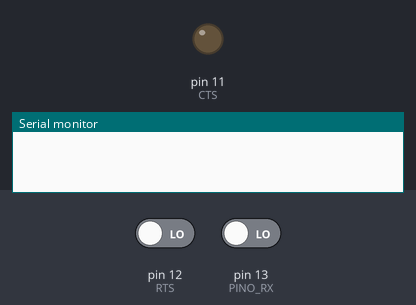
This program was run on a simulated Arduino Uno, built with avr-gcc and run on an emulated ATmega328P. On the bench: output pins drawn as LEDs (lit = HIGH), the last lines printed to the serial monitor. Inputs (shaded band) come from the test bench; at power-on: pin 12 (RTS) LOW, pin 13 (PINO_RX) LOW.

Above: at 1.2 s.
1.3 s: pin 12 (RTS) driven HIGH
At 2.0 s:
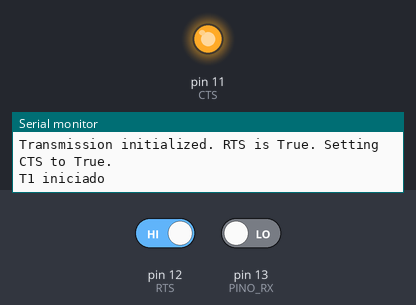
2.8 s: pin 12 (RTS) driven LOW
At 4.1 s:
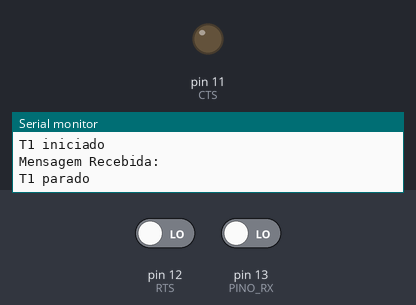
Timing chart, 0 to 5.8 s (numbered marks = the images above; inputs shaded):
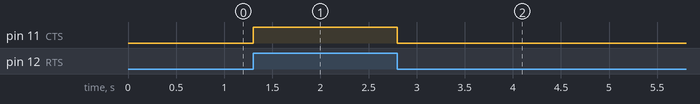

The program:

main.cpp
```cpp
#include "Arduino.h"

// Receptor - Paridade Par - Grupo

#define PINO_RX 13
#define PINO_TX 13
#define RTS 12  // emissor->receptor
#define CTS 11  // receptor->emissor
#define BAUD_RATE 1
#define HALF_BAUD 1000 / (2 * BAUD_RATE)

#include <Temporizador.h>

int current_bit = 0;  // bit sendo tratado durante a execução
bool flagTemporizador = false;
char currentChar = '\0';  // variável auxiliar para ler o carácter que está
                          // sendo transmitido durante a execução

int buffer[11];
bool stop_bit, parity, start_bit, check_pb;

bool bitParidade(char);
void transmissionError();
char interpretBuffer(int[]);

// Rotina de interrupção do timer1
// O que fazer toda vez que 1s passou?

// 0    1    2    3    4    5    6    7    8    9    10   (len = 11)
// SB  LSB   D2   D3   D4   D5   D6   D7   MSB  PB   EB
ISR(TIMER1_COMPA_vect) {
    // Primeira iteração
    if (current_bit == 0)
        while (digitalRead(PINO_RX) == HIGH) start_bit = digitalRead(PINO_RX);

    // verificando os dados
    else if (current_bit >= 1 && current_bit < 9)
        buffer[current_bit] = digitalRead(PINO_RX);

    // bit de paridade
    else if (current_bit == 9) {
        parity = digitalRead(PINO_RX);
        // check_pb = bitParidade(buffer);
        // if (!check_pb) {
        //     transmissionError() /
        // }
    }

    // verifica se houve o encerramento da transmissão
    else if (current_bit == 10) {
        stop_bit = digitalRead(PINO_RX);
        paraTemporizador();
    }
    //
    if (current_bit <= 10) {
        current_bit++;
    } else {
        current_bit = 0;
    }
}
int binaryToDecimal(char binaryNumber[]) {
    int bin, dec = 0;

    bin = atoi(binaryNumber);

    for (int i = 0; bin; i++, bin /= 10)
        if (bin % 10) dec += pow(2, i);

    return dec;
}

char interpretBuffer(int buffer[]) {
    char aux[8];
    // Swap data
    for (int i = 0; i < 8; i++) aux[i] = buffer[8 - i] + 48;
    // Get char
    char result = (char)binaryToDecimal(aux);
    // Verify data integrity
    if ((int)bitParidade(result) == buffer[9]) {
        Serial.println("Brabo");
        return result;
    } else {
        Serial.println("Not brabo");
        transmissionError();
        return (char)21;  // [NEGATIVE ACKNOWLEDGE]
    }
}

// int main(void) {

//   int buffer[11] = {0, 1, 1, 1, 1, 0, 1, 1, 0, 1, 1};

//   char s = interpretBuffer(buffer);

//   printf("%c", s);

//   return 0;
// }

// Calcula bit de paridade - Par ou impar
bool bitParidade(char dado) {
    int count = 0;
    for (int i = 0; i < 8; i++) {
        count += bitRead(dado, i);
    }
    return !(count % 2);  // par -> resto 0 -> complemento de 0 -> 1
}

// Para transmissão
void transmissionError() {
    Serial.println("Erro de transmissão: Bit de paridade");
    digitalWrite(CTS, LOW);
    paraTemporizador();
    current_bit = 0;
}

// Executada uma vez quando o Arduino reseta
void setup() {
    // Removendo as interrupções de clock
    noInterrupts();

    // Setando a porta serial (Serial Monitor - Ctrl + Shift + M)
    Serial.begin(9600);

    // Inicializando os pinos
    pinMode(PINO_RX, INPUT);

    // pins de handshake:
    pinMode(RTS, INPUT);
    pinMode(CTS, OUTPUT);

    digitalWrite(CTS, LOW);

    // Setando o temporizador
    configuraTemporizador(BAUD_RATE);

    // habilitando novamente interrupções
    interrupts();
}

// O loop() eh executado continuamente (como um while(true))
void loop() {
    // RTS em HIGH????
    if (digitalRead(RTS) == HIGH && digitalRead(CTS) == LOW) {
        Serial.println(
            "Transmission initialized. RTS is True. Setting CTS to True.");
        // Configura o contador de bit
        current_bit = 0;
        // Envia a confirmação do Request To Send
        if (digitalRead(CTS) == LOW) digitalWrite(CTS, HIGH);
        // Inicia a leitura
        iniciaTemporizador();
    }
    // Fim da transmissão
    else if (digitalRead(RTS) == LOW && digitalRead(CTS) == HIGH) {
        Serial.println("Mensagem Recebida: ");
        digitalWrite(CTS, LOW);
        paraTemporizador();
    }
}
```

Temporizador.h
```cpp
#include "Arduino.h"

void configuraTemporizador(int baud_rate) {
    int frequencia;
    frequencia = constrain(baud_rate, 1, 1500);
    // set timer1 interrupt
    TCCR1A = 0;  // set entire TCCR1A register to 0
    TCCR1B = 0;  // same for TCCR1B
    TCNT1 = 0;   // initialize counter value to 0
    // OCR1A = contador;// = (16*10^6) / (10*1024) - 1 (must be <65536)
    OCR1A = ((16 * pow(10, 6)) / (1024 * frequencia)) - 1;
    // turn on CTC mode (clear time on compare)
    TCCR1B |= (1 << WGM12);
    // Turn T1 off
    TCCR1B &= 0xF8;
    // Disable interrupts
    TIMSK1 = 0;
    TIFR1 = 0;
}

void iniciaTemporizador() {
    Serial.println("T1 iniciado");
    TCNT1 = 0;  // initialize counter value to 0
    TIFR1 = 0;
    // enable timer compare interrupt
    TIMSK1 |= (1 << OCIE1A);
    // Set CS10 and CS12 bits for 1024 prescaler
    TCCR1B |= (1 << CS12) | (1 << CS10);
}

void paraTemporizador() {
    Serial.println("T1 parado");
    // Turn T1 off
    TCCR1B &= 0xF8;
    TIMSK1 = 0;
}
```

transmiter.cpp
```cpp
// #include "Arduino.h"

// // GRUPO EMISSOR - PAR

// #define PINO_RX 13
// #define PINO_TX 13
// #define RTS 12  // emissor->receptor
// #define CTS 11  // receptor->emissor
// #define BAUD_RATE 1
// #define HALF_BAUD 1000 / (2 * BAUD_RATE)

// #include <Temporizador.h>

// int currentBit = -1;  // bit sendo tratado durante a execução
// bool flagTemporizador = false;
// char currentChar = '\0';  // variável auxiliar para ler o caracter que está
//                           // sendo transmitido durante a execução

// bool bitParidade(char);

// // Rotina de interrupcao do timer1
// // O que fazer toda vez que 1s passou?
// ISR(TIMER1_COMPA_vect) {
//     // Primeira itereção
//     if (currentBit == -1) digitalWrite(PINO_TX, HIGH);

//     // verificando os dados
//     else if (currentBit >= 0 && currentBit < 8)
//         digitalWrite(PINO_TX, bitRead(currentChar, currentBit) ? HIGH : LOW);

//     // bit de paridade
//     else if (currentBit == 8)
//         digitalWrite(PINO_TX, bitParidade(currentChar) ? HIGH : LOW);

//     // verifica se houve o encerramento da transmissão
//     else if (currentBit == 9)
//         digitalWrite(PINO_TX, HIGH);

//     else if (currentBit > 9) {
//         digitalWrite(RTS, LOW);
//         flagTemporizador = false;
//         paraTemporizador();
//     }

//     // se a transmissão não acabou, seguir para o próximo bit
//     if (currentBit <= 9) {
//         currentBit++;
//         Serial.print(digitalRead(PINO_TX));
//     }
// }

// // Calcula bit de paridade - Par ou impar
// bool bitParidade(char dado) {
//     int count = 0;
//     for (int i = 0; i < 8; i++) {
//         count += bitRead(dado, i);
//     }
//     return !(count % 2);  // par -> resto 0 -> complemento de 0 -> 1
// }

// // Executada uma vez quando o Arduino reseta
// void setup() {
//     // Removendo as interrupções de clock
//     noInterrupts();

//     // Setando a porta serial (Serial Monitor - Ctrl + Shift + M)
//     Serial.begin(9600);

//     // Inicializando os pinos
//     pinMode(PINO_TX, OUTPUT);

//     // pins de handshake:
//     pinMode(RTS, OUTPUT);
//     pinMode(CTS, INPUT);

//     digitalWrite(RTS, LOW);

//     // Setando o temporizador
//     configuraTemporizador(BAUD_RATE);

//     // habilitando novamente interrupcoes
//     interrupts();
// }

// // O loop() eh executado continuamente (como um while(true))
// void loop() {
//     // Verifica se há dados sendo transmitidos
//     if (Serial.available() > 0 && digitalRead(RTS) == LOW &&
//         digitalRead(CTS) == LOW) {
//         currentBit = -1;
//         currentChar = Serial.read();
//         digitalWrite(RTS, HIGH);
//     }

//     if (Serial.available() > 0 && digitalRead(RTS) == HIGH &&
//         digitalRead(CTS) == HIGH) {
//         currentBit = -1;
//         iniciaTemporizador();
//     } else {
//         paraTemporizador();
//     }
// }
```

Measured:
- after the input at 1.3 s, pin 11 (CTS): LOW → HIGH at once
- after the input at 2.8 s, pin 11 (CTS): HIGH → LOW at once
